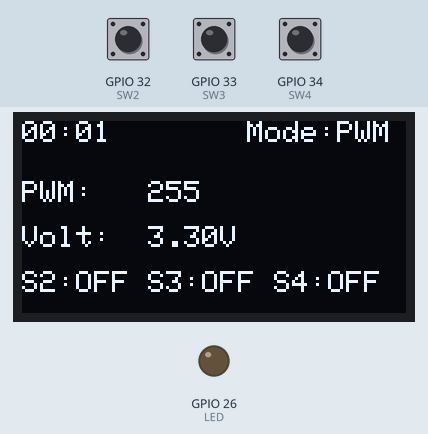
Simulated run of this program. Board: ESP32. Parts: 128×64 one-colour display, output pins drawn as LEDs (lit = HIGH). Inputs (shaded band) come from the test bench; at power-on: GPIO 34 (SW4) HIGH, GPIO 32 (SW2) HIGH, GPIO 33 (SW3) HIGH.

Above: at 1.2 s.
1.3 s: GPIO 34 (SW4) pulled LOW for 0.15 s
At 1.8 s:
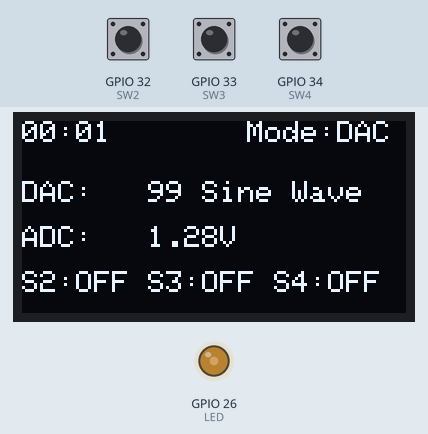
2.0 s: GPIO 32 (SW2) pulled LOW for 1 s
At 2.4 s:
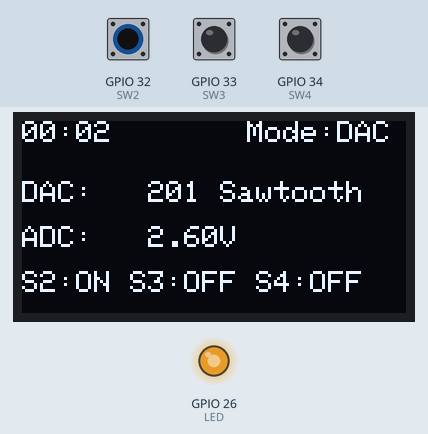
Timing chart, 0 to 2.6 s (numbered marks = the images above; inputs shaded):
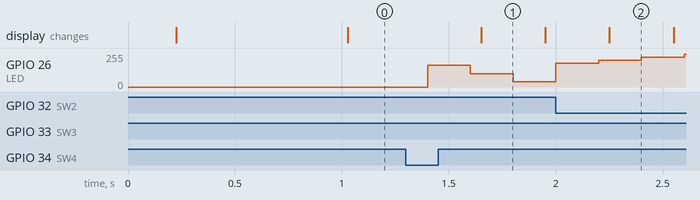

The program:

main.cpp
```cpp
#include <Adafruit_GFX.h>
#include <Adafruit_SSD1306.h>
#include <Arduino.h>
#include <Wire.h>

#define LED 26
#define SW2 32
#define SW3 33
#define SW4 34

#define SCREEN_WIDTH 128
#define SCREEN_HEIGHT 64
Adafruit_SSD1306 display(SCREEN_WIDTH, SCREEN_HEIGHT, &Wire);

enum Mode { PWM, DAC };
Mode currentMode = PWM;

bool lastRead_SW4 = HIGH;
bool state_SW4 = HIGH;
unsigned long lastDebounce_SW4 = 0;

int currentOutput = 255;
uint8_t currentDacValue = 255;
bool isFadingUp = false;
bool isFadingDown = false;
unsigned long lastFadeTime = 0;

String waveString = "Sine Wave";
unsigned long lastOledUpdate = 0;
unsigned long lastWaveUpdate = 0;

void PWM_Mode() {
  unsigned long currentMillis = millis();

  if (digitalRead(SW2) == LOW) {
    isFadingUp = true;
    isFadingDown = false;
  }
  if (digitalRead(SW3) == LOW) {
    isFadingDown = true;
    isFadingUp = false;
  }

  if (isFadingUp || isFadingDown) {
    if (currentMillis - lastFadeTime >= 4) {
      lastFadeTime = currentMillis;

      if (isFadingUp) {
        currentOutput++;
        if (currentOutput >= 255) {
          currentOutput = 255;
          isFadingUp = false;
        }
      } else if (isFadingDown) {
        currentOutput--;
        if (currentOutput <= 0) {
          currentOutput = 0;
          isFadingDown = false;
        }
      }
      analogWrite(LED, 255 - currentOutput);
    }
  }
}

void DAC_Mode() {
  // อัปเดตรูปคลื่นทุกๆ 50 ไมโครวินาที
  if (micros() - lastWaveUpdate > 50) {
    lastWaveUpdate = micros();
    static uint8_t timeIndex = 0;
    timeIndex++;

    int s2 = digitalRead(SW2);
    int s3 = digitalRead(SW3);

    if (s2 == HIGH && s3 == HIGH) {
      currentDacValue = (sin(timeIndex * PI / 128.0) + 1.0) * 127.5;
      waveString = "Sine Wave";
    } else if (s2 == HIGH && s3 == LOW) {
      if (timeIndex < 128) {
        currentDacValue = timeIndex * 2;
      } else {
        currentDacValue = 255 - ((timeIndex - 128) * 2);
      }
      waveString = "Triangular";
    } else if (s2 == LOW && s3 == HIGH) {
      currentDacValue = timeIndex;
      waveString = "Sawtooth";
    } else if (s2 == LOW && s3 == LOW) {
      currentDacValue = (timeIndex < 128) ? 255 : 0;
      waveString = "Square Wave";
    }

    dacWrite(LED, currentDacValue);
  }
}

void OLED_Display() {
  unsigned long currentMillis = millis();

  // อัปเดตจอทุก 200ms
  if (currentMillis - lastOledUpdate >= 200) {
    lastOledUpdate = currentMillis;
    display.clearDisplay();
    display.setTextColor(SSD1306_WHITE);

    // คำนวณเวลา
    unsigned long sec = currentMillis / 1000;
    int m = sec / 60;
    int s = sec % 60;

    // บรรทัดที่ 1: เวลา และ Mode
    display.setCursor(0, 0);
    display.printf("%02d:%02d", m, s);
    display.setCursor(75, 0);
    display.printf("Mode:%s", currentMode == PWM ? "PWM" : "DAC");

    // บรรทัดที่ 2: ค่า PWM หรือ DAC
    display.setCursor(0, 20);
    if (currentMode == PWM) {
      display.printf("PWM:   %d", currentOutput);
    } else {
      display.printf("DAC:   %d %s", currentDacValue, waveString.c_str());
    }

    // บรรทัดที่ 3: Volt หรือ ADC
    display.setCursor(0, 35);
    if (currentMode == PWM) {
      float volt = (currentOutput * 3.3) / 255.0;
      display.printf("Volt:  %.2fV", volt);
    } else {
      float adcVolt = (currentDacValue * 3.3) / 255.0;
      display.printf("ADC:   %.2fV", adcVolt);
    }

    // บรรทัดที่ 4: สถานะสวิตช์ S2, S3, S4
    display.setCursor(0, 50);
    bool s2State = digitalRead(SW2) == LOW;
    bool s3State = digitalRead(SW3) == LOW;
    bool s4State = digitalRead(SW4) == LOW;

    display.printf("S2:%s S3:%s S4:%s", s2State ? "ON" : "OFF",
                   s3State ? "ON" : "OFF", s4State ? "ON" : "OFF");

    display.display();
  }
}

void setup() {
  Serial.begin(115200);

  pinMode(SW2, INPUT_PULLUP);
  pinMode(SW3, INPUT_PULLUP);
  pinMode(SW4, INPUT);
  pinMode(LED, OUTPUT);

  Wire.begin();
  if (!display.begin(SSD1306_SWITCHCAPVCC, 0x3C)) {
    Serial.println(F("SSD1306 allocation failed"));
  }

  display.clearDisplay();
  display.setTextSize(1);
}

void loop() {
  unsigned long currentMillis = millis();

  // 1. Mode Selection (Toggle SW4 แบบกดปล่อยเพื่อสลับ)
  bool reading4 = digitalRead(SW4);
  if (reading4 != lastRead_SW4) {
    lastDebounce_SW4 = currentMillis;
  }
  if ((currentMillis - lastDebounce_SW4) > 50) {
    if (reading4 != state_SW4) {
      state_SW4 = reading4;
      if (state_SW4 == LOW) {
        currentMode = (currentMode == PWM) ? DAC : PWM;

        if (currentMode == PWM) {
          dacWrite(LED, 0);
          dacDisable(LED);
          pinMode(LED, OUTPUT);

          analogWrite(LED, 255 - currentOutput);
        } else {
          analogWrite(LED, 255);
        }
      }
    }
  }
  lastRead_SW4 = reading4;

  if (currentMode == PWM) {
    PWM_Mode();
  } else if (currentMode == DAC) {
    DAC_Mode();
  }

  OLED_Display();
}
```

Measured:
- after the input at 1.3 s, GPIO 26 (LED): 0/255 → 164/255 after 0.10 s, → 99/255 0.20 s later, → 41/255 0.20 s later; the display: changes after 0.35 s (image 1)
- after the input at 2.0 s, the display: changes after 0.25 s (image 2)
